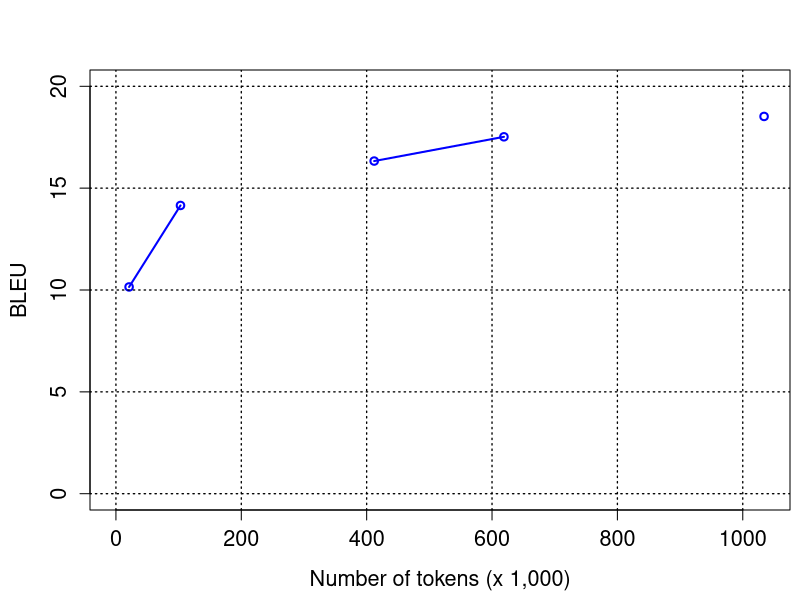

Reproduce this figure in R.
c <- read.table(file="learning.txt", sep = "\t", head=TRUE)

xrange <- range(0, c$Size)
yrange <- range(0, 20)

colors <- c("blue")
types <- c(1)
pts <- c(1)

saxis <- 1.3
slabels <- 1.3

pdf(file="learning.pdf", height=6, width=7, onefile=TRUE, family='Helvetica', pointsize=12)

par(mar=c(4.5,4.5,3.5,0.5), new=FALSE, cex.lab=slabels)
plot(xlim=xrange, ylim=yrange, c$Size, c$BLEU, type="o", pch=pts[1], lty=1, lwd=2, col="blue", ann=F, cex.axis=saxis)
grid(col="black", lty="dotted", lwd=1.3, equilogs=T)
#legend("topleft", cex=1, names, col=colors, lty=types, pch=pts, lwd=3, bty="y", bg="white");

title(ylab="BLEU")
title(xlab="Number of tokens (x 1,000)")

dev.off()
